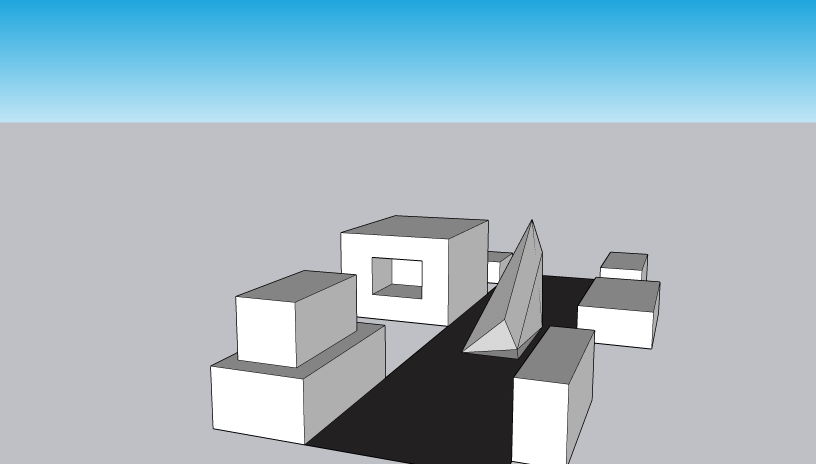
#> input picture Modified_Imge/4.jpg, 1632 x 928 px, found by its file name (shown at 1/2 size)
$ python 1111.py
#> lines starting #> are read from the running program, lines starting #| are printed output that depends on the picture; after the words box and inside, x2 and y2 are one past the last pixel; in counts of white or black regions, pixels touching at a corner belong together
import cv2
import numpy as np
import matplotlib.pyplot as plt

img = cv2.imread('./4.jpg')
#> img is the input picture: shape (928, 1632, 3); mean B, G, R 196.8, 184.6, 161.3
gray = cv2.cvtColor(img, cv2.COLOR_BGR2GRAY)
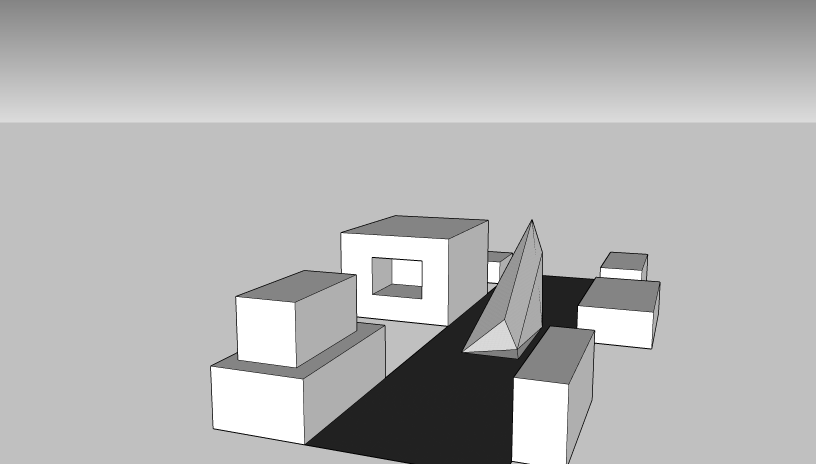
#> gray: shape (928, 1632) (shown at 1/2 size); min 0, max 255, mean 178.9
edges = cv2.Canny(gray, 150, 300, apertureSize = 3) # threshold1, threshold2, apertureSize
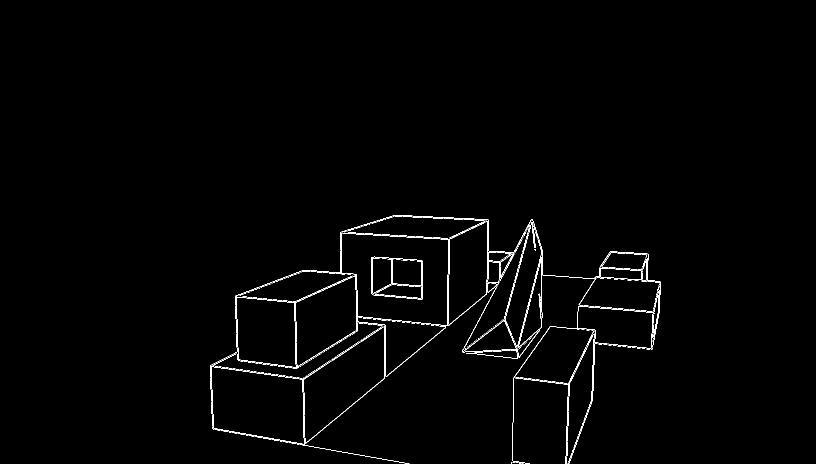
#> edges: shape (928, 1632) (shown at 1/2 size); 0.97% white in thin lines or dots, all inside (x1, y1, x2, y2) = (420, 430, 1322, 928)
lines = cv2.HoughLines(edges, 1, np.pi/180, 150) # r정밀도(1), theta정밀도(1라디안), threshold
#> lines = 13 rows, first 8: [771, 1.75], [1073, 0.873], [1146, 0.489], [966, 0.995], [554, 1.68], [556, 1.68], [1070, 0.89], [769, 1.75]
# threshold 값이 작을수록 디테일해짐

real_lines = []
W, H, C = img.shape
#> W = 928; H = 1632; C = 3
if lines is not None:
    for line in lines:
        rho,theta = line[0]

        for r,t in real_lines:
            if ((r-rho)/W)**2 + ((t-theta)/np.pi)**2 < 0.01: # threshold 값을 키울수록 선이 많이 사라짐
                break
        else:
            real_lines.append((rho, theta))
#> this loop made 13 passes
#> (rho, theta) on passes 1 to 12: (771, 1.75), (1073, 0.873), (1146, 0.489), (966, 0.995), (554, 1.68), (556, 1.68), (1070, 0.89), (769, 1.75), (416, 1.64), (667, 1.71), (1040, 0.0175), (751, 1.52)
#> after the loop, real_lines = [(771, 1.75), (1073, 0.873), (1146, 0.489), (966, 0.995), (554, 1.68), (416, 1.64), (667, 1.71), (1040, 0.0175)]

if lines is not None:
    for line in real_lines:
        rho,theta = line
        a = np.cos(theta)
        b = np.sin(theta)
        x0 = a*rho
        y0 = b*rho
        x1 = int(x0 + 1000*(-b))
        y1 = int(y0 + 1000*(a))
        x2 = int(x0 - 1000*(-b))
        y2 = int(y0 - 1000*(a))
        cv2.line(img,(x1,y1),(x2,y2),(0,0,255),1)
#> this loop made 8 passes
#> (rho, theta, a, b, x0, y0, x1, y1) on passes 1 to 8: (771, 1.75, -0.174, 0.985, -133.9, 759.3, -1118, 585), (1073, 0.873, 0.643, 0.766, 689.7, 822, -76, 1464), (1146, 0.489, 0.883, 0.469, 1011.9, 538, 542, 1420), (966, 0.995, 0.545, 0.839, 526.1, 810.2, -312, 1354), (554, 1.68, -0.105, 0.995, -57.91, 551, -1052, 446), (416, 1.64, -0.0698, 0.998, -29.02, 415, -1026, 345), (667, 1.71, -0.139, 0.99, -92.83, 660.5, -1083, 521), (1040, 0.0175, 1, 0.0175, 1039.8, 18.15, 1022, 1017)
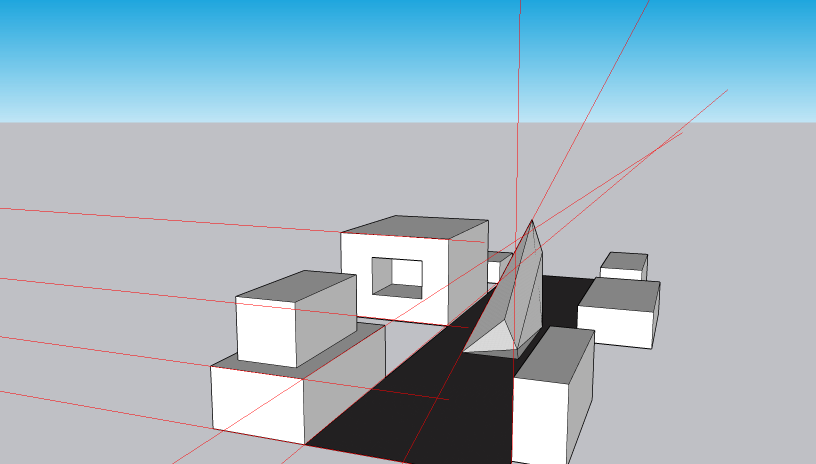
#> img: shape (928, 1632, 3) (shown at 1/2 size); 0.49% of pixels changed, all inside (x1, y1, x2, y2) = (0, 0, 1456, 928)

cross_point=[]

if lines is not None:
    for line in real_lines:
        for line2 in real_lines:
            rho1,theta1 = line
            a1 = np.cos(theta1)
            b1 = np.sin(theta1)
            x10 = a*rho1
            y10 = b*rho1
            rho2,theta2 = line2
            a2 = np.cos(theta2)
            b2 = np.sin(theta2)
            m1 = np.tan(theta1)
            m2 = np.tan(theta2)
            x20 = a*rho2
            y20 = b*rho2
            if m1==m2:
                break
            x3=float((m1*x10-y10-m2*x20+y20)/(m1-m2))
            y3=float(m1*(x3-x10)+y10)
            cross_point.append((x3,y3))
#> this loop made 8 passes
#> after the loop, cross_point = 28 pairs, first value 141.2 to 1145.8, second value -748.6 to 3936.8

survived_point = [ ]
for point in cross_point:
    count=0
    for point2 in cross_point:
        p1,p2=point
        q1,q2=point2
        distance=(p1-q1)*(p1-q1)+(p2-q2)*(p2-q2)
        if distance<30000:
            count=count+1
    if count>=3:
        survived_point.append(point)
#> this loop made 28 passes
#> point on passes 1 to 12: (822.5, -279.6), (802, -162.8), (1016, -49.05), (812, -220), (605, -538.9), (874, -124.5), (232.7, 3065.4), (610.8, -531.9), (584.2, -278.6), (610.6, -530.1), (181.9, 3353.5), (465.7, -704.8)
#> after the loop, survived_point = 20 items, first 6: (822.5, -279.6), (802, -162.8), (1016, -49.05), (812, -220), (605, -538.9), (874, -124.5)


if cross_point is not None:
    for point in survived_point:
        z,w=point
        plt.plot(z, w, 'ro')
#> this loop made 20 passes

plt.axis([0, 1000, 0, 1000])
plt.xlabel('x axis')
plt.ylabel('y axis')
plt.title('matplotlib sample')
plt.show()
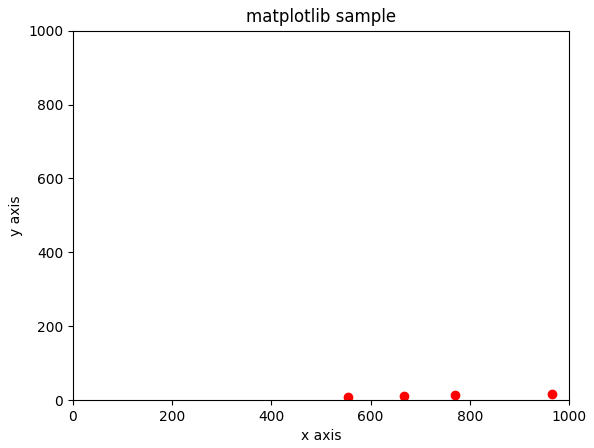
#> figure drawn by matplotlib, 1 panel
#cv2.imshow('result', img)
cv2.waitKey()
#cv2.imwrite('./image2-hough.jpg', img)
cv2.destroyAllWindows()

$ run again, with Modified_Imge/1.jpg copied over Modified_Imge/4.jpg
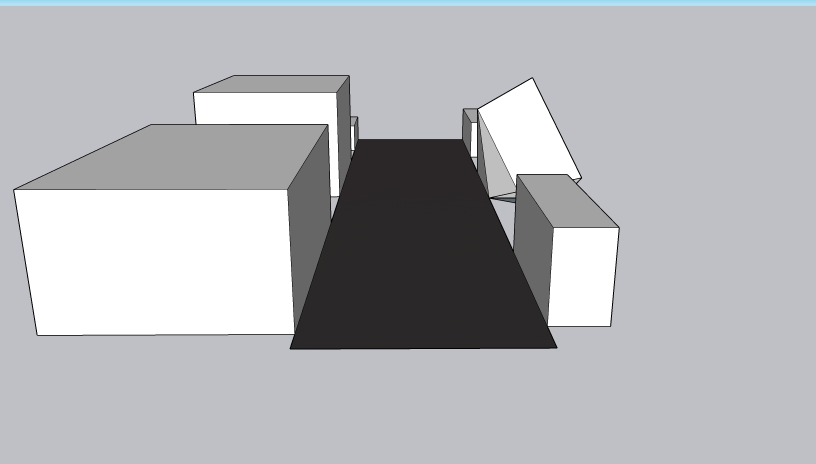
#> input picture Modified_Imge/1.jpg, 1632 x 928 px, found by its file name (shown at 1/2 size)
#> img is the input picture: shape (928, 1632, 3); mean B, G, R 184.3, 180.8, 179.7
#> `edges = cv2.Canny(gray, 150, 300, apertureSize = 3)`:
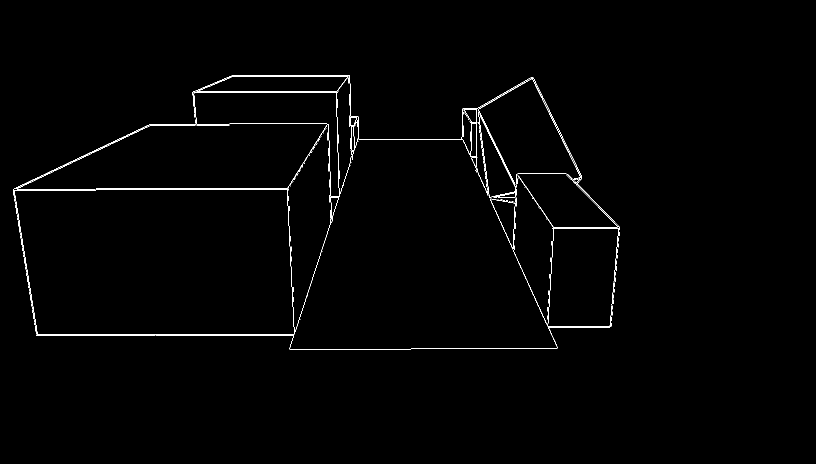
#> edges: shape (928, 1632) (shown at 1/2 size); 0.82% white in thin lines or dots, all inside (x1, y1, x2, y2) = (26, 150, 1240, 700)
#> lines = 26 rows, first 8: [377, 1.57], [379, 1.57], [766, 0.314], [185, 1.57], [183, 1.57], [668, 1.57], [697, 1.57], [670, 1.57]
#> the loop `for line in lines:` made 26 passes
#> after the loop `for line in lines:`: real_lines = [(377, 1.57), (766, 0.314), (185, 1.57), (668, 1.57), (278, 1.57), (-553, 3.09), (-734, 2.72), (-888, 2.69), (354, 1.12), (1272, 0.0873), (31, 2.98), (-647, 3.11)]
#> the loop `for line in real_lines:` made 12 passes
#> (rho, theta, a, b, x0, y0, x1, y1) on passes 1 to 8: (377, 1.57, -4.37e-08, 1, -1.65e-05, 377, -1000, 376), (766, 0.314, 0.951, 0.309, 728.5, 236.7, 419, 1187), (185, 1.57, -4.37e-08, 1, -8.09e-06, 185, -1000, 184), (668, 1.57, -4.37e-08, 1, -2.92e-05, 668, -1000, 667), (278, 1.57, -4.37e-08, 1, -1.22e-05, 278, -1000, 277), (-553, 3.09, -0.999, 0.0523, 552.2, -28.94, 499, -1027), (-734, 2.72, -0.914, 0.407, 670.5, -298.5, 263, -1212), (-888, 2.69, -0.899, 0.438, 798.1, -389.3, 359, -1288)
#> after the loop `for line in real_lines:`:
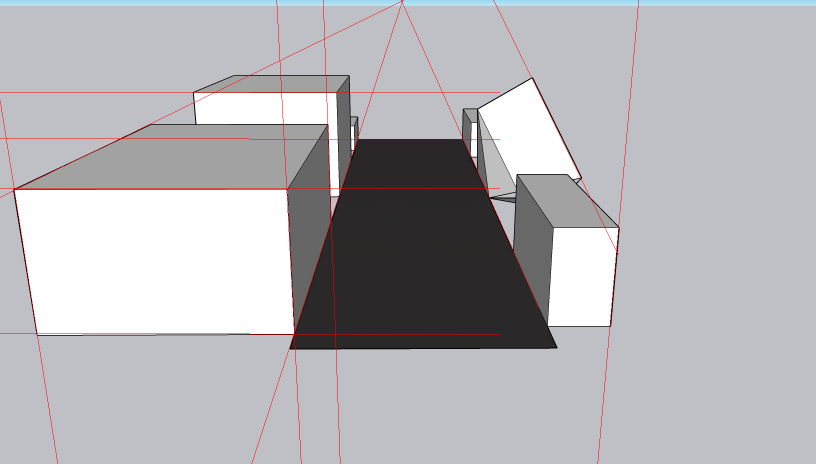
#> img: shape (928, 1632, 3) (shown at 1/2 size); 0.68% of pixels changed, all inside (x1, y1, x2, y2) = (0, 0, 1278, 928)
#> the loop `for line in real_lines:` made 12 passes
#> after the loop `for line in real_lines:`: cross_point = 57 pairs, first value -1271.2 to 2373.2, second value -755.6 to 727.5
#> the loop `for point in cross_point:` made 57 passes
#> point on passes 1 to 8: (-376.8, 153), (-376.8, 29.41), (-704.4, 46.58), (-184.9, 19.35), (-667.6, 44.65), (-277.8, 24.23), (-376.8, 468.7), (33.13, 286.2)
#> after the loop `for point in cross_point:`: survived_point = 44 pairs, first value -765.5 to 900.9, second value -37.55 to 585.6
#> the loop `for point in survived_point:` made 44 passes

$ run again, with Modified_Imge/10.jpg copied over Modified_Imge/4.jpg
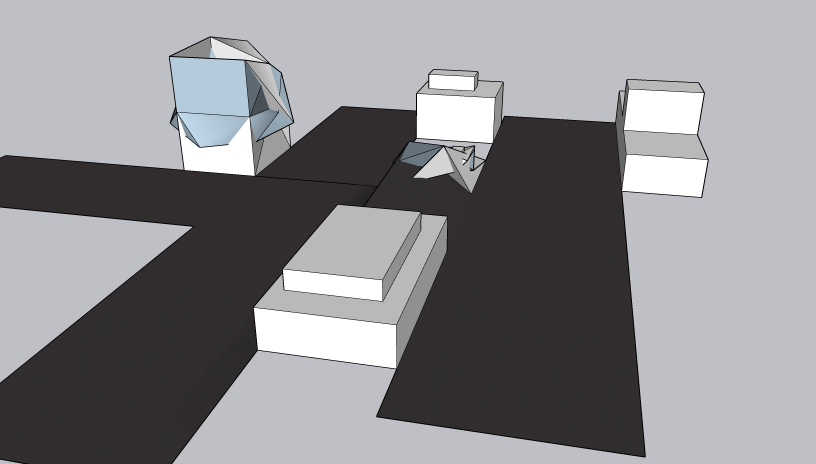
#> input picture Modified_Imge/10.jpg, 1632 x 928 px, found by its file name (shown at 1/2 size)
#> img is the input picture: shape (928, 1632, 3); mean B, G, R 143.4, 140.2, 140.5
#> `edges = cv2.Canny(gray, 150, 300, apertureSize = 3)`:
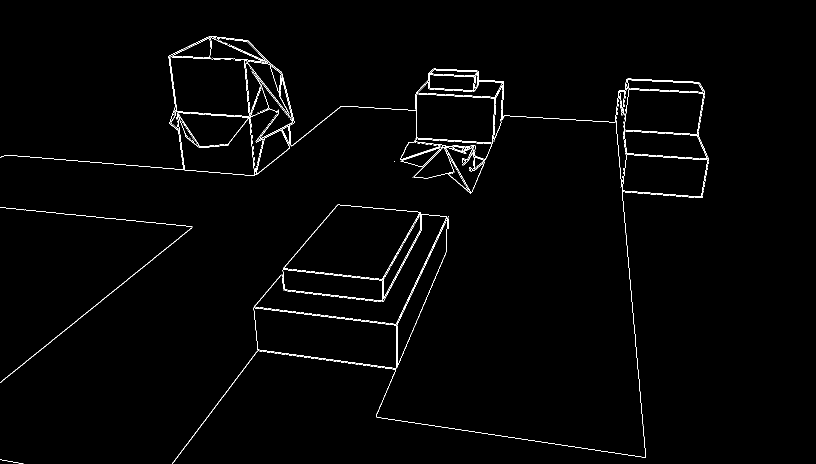
#> edges: shape (928, 1632) (shown at 1/2 size); 1.2% white in thin lines or dots, all inside (x1, y1, x2, y2) = (0, 72, 1418, 928)
#> lines = 24 rows, first 8: [594, 0.89], [-1206, 3.05], [1018, 0.401], [833, 0.646], [93, 1.62], [306, 1.66], [218, 1.64], [549, 1.69]
#> the loop `for line in lines:` made 24 passes
#> after the loop `for line in lines:`: real_lines = [(594, 0.89), (-1206, 3.05), (1018, 0.401), (833, 0.646), (93, 1.62), (306, 1.66), (549, 1.69), (-476, 3.05), (411, 1.68)]
#> the loop `for line in real_lines:` made 9 passes
#> (rho, theta, a, b, x0, y0, x1, y1) on passes 1 to 7: (594, 0.89, 0.629, 0.777, 373.8, 461.6, -403, 1090), (-1206, 3.05, -0.996, 0.0872, 1201.4, -105.1, 1114, -1101), (1018, 0.401, 0.921, 0.391, 937.1, 397.8, 546, 1318), (833, 0.646, 0.799, 0.602, 665.3, 501.3, 63, 1299), (93, 1.62, -0.0523, 0.999, -4.87, 92.87, -1003, 40), (306, 1.66, -0.0872, 0.996, -26.67, 304.8, -1022, 217), (549, 1.69, -0.122, 0.993, -66.91, 544.9, -1059, 423)
#> after the loop `for line in real_lines:`:
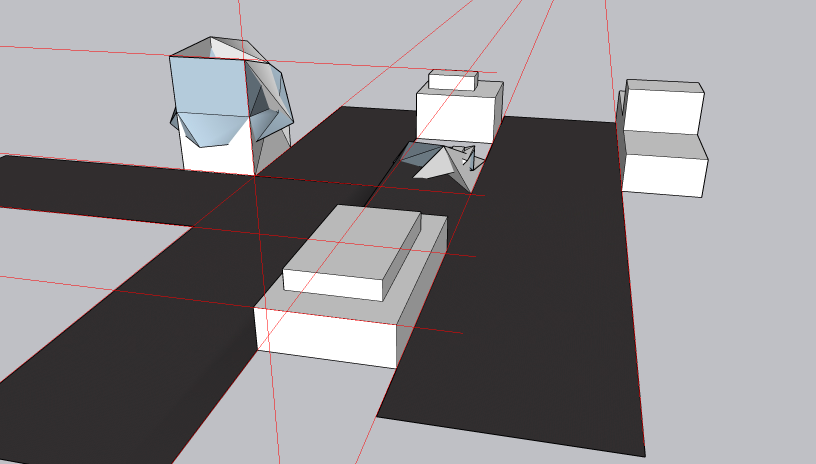
#> img: shape (928, 1632, 3) (shown at 1/2 size); 0.56% of pixels changed, all inside (x1, y1, x2, y2) = (0, 0, 1289, 928)
#> the loop `for line in real_lines:` made 9 passes
#> after the loop `for line in real_lines:`: cross_point = 30 pairs, first value -4386.9 to 497, second value -1202.1 to 1268.5
#> the loop `for point in cross_point:` made 30 passes
#> point on passes 1 to 8: (-1403.4, -1065.6), (481.4, 1262), (-4386.9, -804.6), (470.8, 1248.8), (-2476, -971.7), (497, 1268.5), (-37.43, 621.2), (57.67, -1193.4)
#> after the loop `for point in cross_point:`: survived_point = 24 items, first 6: (481.4, 1262), (470.8, 1248.8), (497, 1268.5), (-37.43, 621.2), (57.67, -1193.4), (-58.99, 1032.6)
#> the loop `for point in survived_point:` made 24 passes

$ run again, with Modified_Imge/2.jpg copied over Modified_Imge/4.jpg
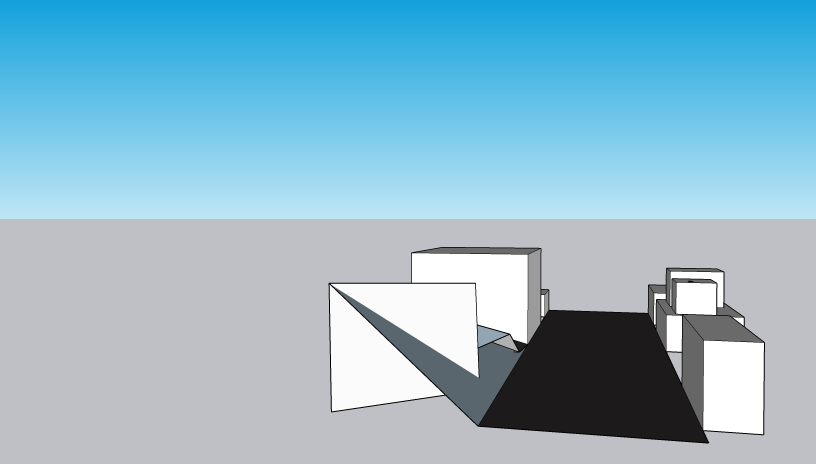
#> input picture Modified_Imge/2.jpg, 1632 x 928 px, found by its file name (shown at 1/2 size)
#> img is the input picture: shape (928, 1632, 3); mean B, G, R 204.9, 185.3, 142.2
#> `edges = cv2.Canny(gray, 150, 300, apertureSize = 3)`:
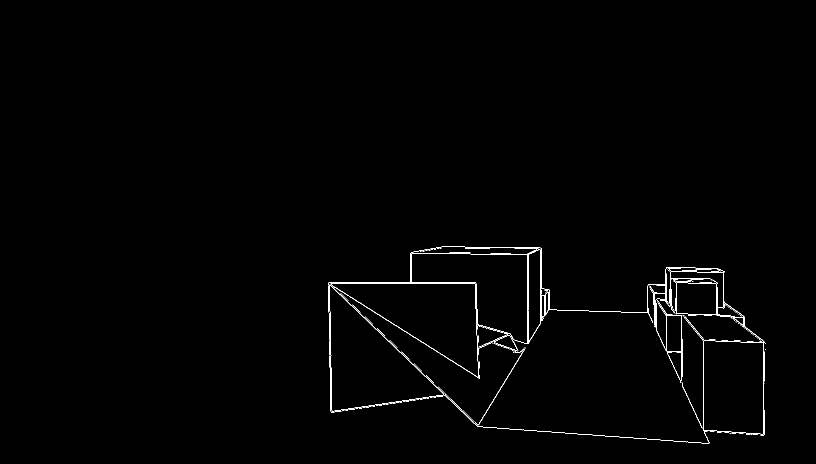
#> edges: shape (928, 1632) (shown at 1/2 size); 0.67% white in thin lines or dots, all inside (x1, y1, x2, y2) = (656, 493, 1531, 888)
#> lines = 15 rows, first 8: [565, 1.57], [567, 1.57], [-49, 2.34], [785, 1.64], [133, 2.13], [-911, 2.71], [580, 1.61], [1258, 0.541]
#> the loop `for line in lines:` made 15 passes
#> after the loop `for line in lines:`: real_lines = [(565, 1.57), (-49, 2.34), (785, 1.64), (133, 2.13), (-911, 2.71), (1258, 0.541), (1407, 0), (-649, 3.12)]
#> the loop `for line in real_lines:` made 8 passes
#> (rho, theta, a, b, x0, y0, x1, y1) on passes 1 to 8: (565, 1.57, -4.37e-08, 1, -2.47e-05, 565, -1000, 564), (-49, 2.34, -0.695, 0.719, 34.04, -35.25, -685, -729), (785, 1.64, -0.0698, 0.998, -54.76, 783.1, -1052, 713), (133, 2.13, -0.53, 0.848, -70.48, 112.8, -918, -417), (-911, 2.71, -0.906, 0.423, 825.6, -385, 403, -1291), (1258, 0.541, 0.857, 0.515, 1078.3, 647.9, 563, 1505), (1407, 0, 1, 0, 1407, 0, 1407, 1000), (-649, 3.12, -1, 0.0175, 648.9, -11.33, 631, -1011)
#> after the loop `for line in real_lines:`:
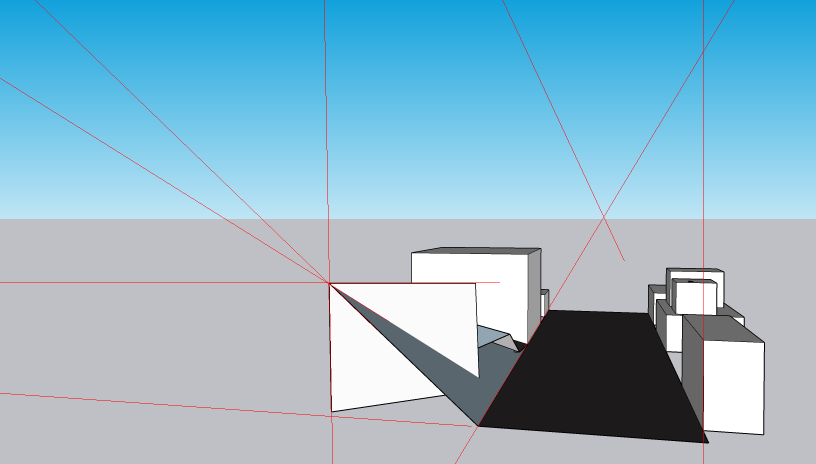
#> img: shape (928, 1632, 3) (shown at 1/2 size); 0.44% of pixels changed, all inside (x1, y1, x2, y2) = (0, 0, 1469, 928)
#> the loop `for line in real_lines:` made 8 passes
#> after the loop `for line in real_lines:`: cross_point = 28 pairs, first value -1406.8 to 910.9, second value -3132 to 1175.6
#> the loop `for point in cross_point:` made 28 passes
#> point on passes 1 to 8: (-564.9, 634.9), (-564.9, -3132), (-848.9, 928.9), (-564.9, 693.6), (-461, 527.2), (-866.1, 1175.6), (-564.9, 672.3), (-630.6, 702.9)
#> after the loop `for point in cross_point:`: survived_point = [(-564.9, 634.9), (-564.9, 693.6), (-461, 527.2), (-564.9, 672.3), (-630.6, 702.9), (-546.1, 663.5), (-564.9, 438.3), (-444.8, 510.5), (-448.9, 508), (-345.7, 570), (24.45, 24.56), (-146.9, 24.56), (-1253.5, 24.56), (-133, 2.32), (-1257.8, 21.96), (-1406.8, 24.56)]
#> the loop `for point in survived_point:` made 16 passes
